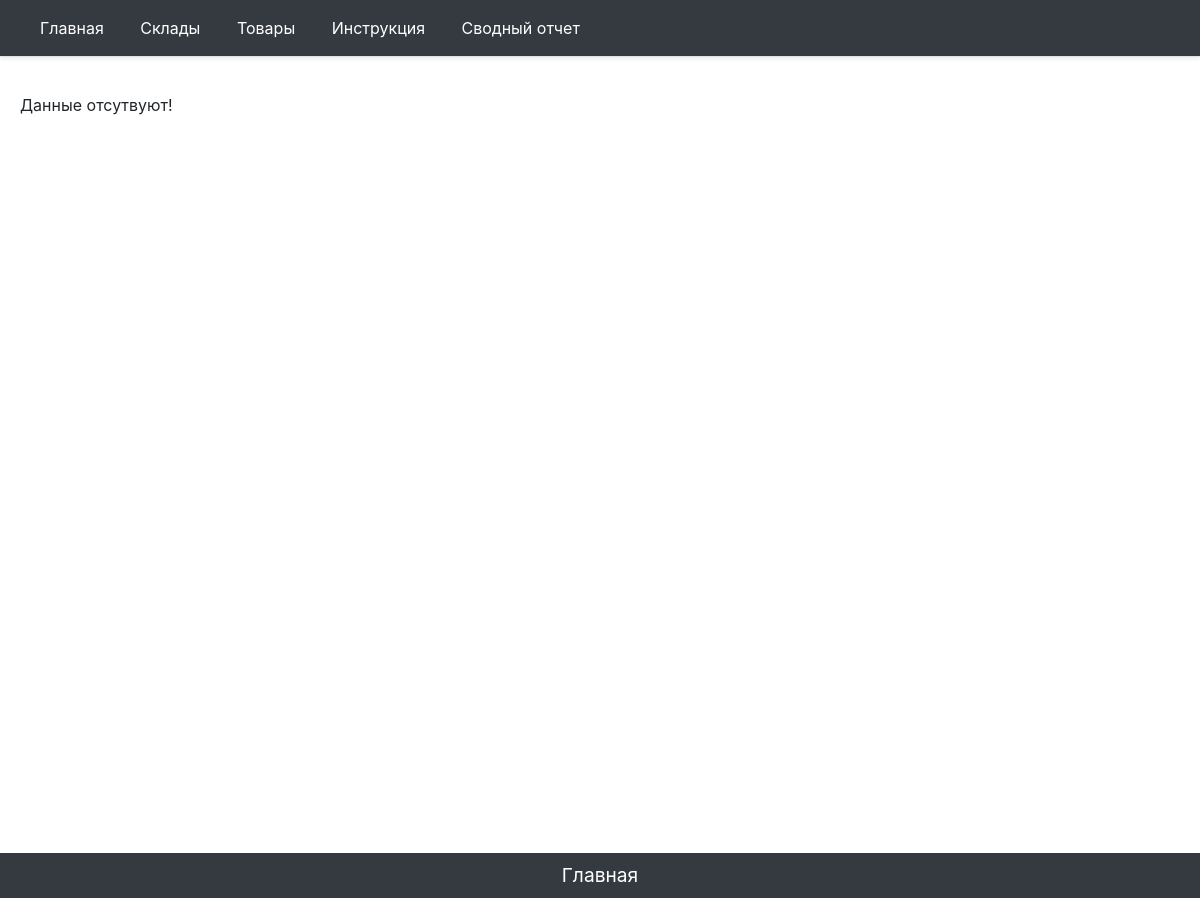
Page /third on the earlier database version.
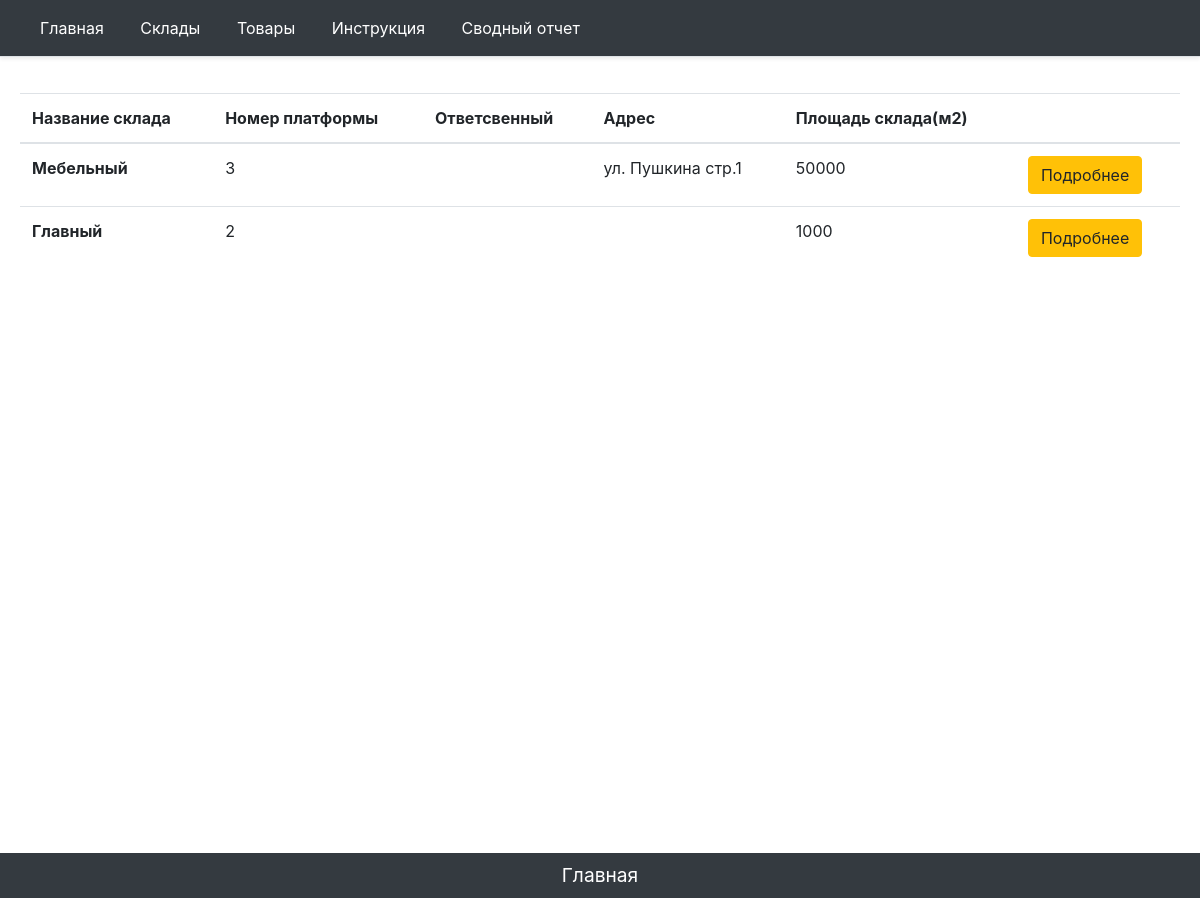
Same page on the later database version.
### main/models.py (models this page shows, shortened)
class FoldNewOne(models.Model):
    name = models.CharField('Название склада', max_length=50)
    parknumber = models.IntegerField('Номер платформы')
    responsible = models.CharField('Ответственный', max_length=50, blank=True)
    adress = models.CharField('Адрес', max_length=200, blank=True)
    square = models.IntegerField('Площадь склада')
    """def get_update_url(self):
        return reverse('fold_update_url',kwargs={'id': self.id})
"""
    class Meta:
        verbose_name = 'Склад'
        verbose_name_plural = 'Склады'

### main/views.py (the view)
# urls.py: path('third',views.third, name='thi'),
def third(request):
    warehouses = FoldNewOne.objects.all()
    return render(request, 'main/third.html', {'title':"Третья страница сайта", 'warehouses': warehouses})

### main/templates/main/third.html (shortened to what this page needs)
{% extends 'main/base_template.html' %}
{% block content %}
    {% if warehouses %}
        <table class="table">
          <thead>
            <tr>
              <th scope="col">Название склада</th>
              <th scope="col">Номер платформы</th>
              <th scope="col">Ответсвенный</th>
                <th scope="col">Адрес</th>
              <th scope="col">Площадь склада(м2)</th>
                <th scope="col"></th>
            </tr>
          </thead>
          <tbody>
                {% for element in warehouses %}
                 <tr>
                        <th scope="row" > {{ element.name }}</th>
                        <td>{{ element.parknumber }} </td>
                        <td>{{ element.responsible }}</td>
                     <td>{{ element.adress }} </td>
                        <td>{{ element.square }}</td>
                        <td><a href="{% url 'fold-detail' element.id %}" class="btn btn-warning">Подробнее</a></td>
                  </tr>
                {% endfor %}
          </tbody>
        </table>
    {% else %}
            <p>Данные отсутвуют!</p>
            {% endif %}
{% endblock %}
{% block tomain %}
  <footer class="footer">
    <p align = "middle" class = "my-0 me-md-auto fw-normal p-2 text-white bg-dark align-items-center"><a href="{% url 'home' %}"><font color="white"><big>Главная</big></font></a></p>
    </footer>
{% endblock %}

Differences in the rows shown:
added FoldNewOne: name "Мебельный", parknumber "3", adress "ул. Пушкина стр.1", square "50000"
added FoldNewOne: name "Главный", parknumber "2", square "1000"
Other differences:
text no longer shown: "Данные отсутвуют!"
text now shown: "Название склада Номер платформы Ответсвенный Адрес Площадь склада(м2)"
